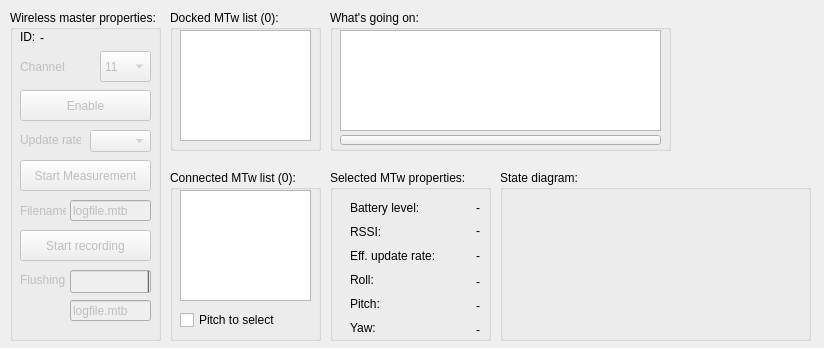
<?xml version="1.0" encoding="UTF-8"?>
<ui version="4.0">
 <class>MainWindow</class>
 <widget class="QMainWindow" name="MainWindow">
  <property name="geometry">
   <rect>
    <x>0</x>
    <y>0</y>
    <width>824</width>
    <height>348</height>
   </rect>
  </property>
  <property name="sizePolicy">
   <sizepolicy hsizetype="Fixed" vsizetype="Fixed">
    <horstretch>0</horstretch>
    <verstretch>0</verstretch>
   </sizepolicy>
  </property>
  <property name="windowTitle">
   <string>Awinda monitor</string>
  </property>
  <widget class="QWidget" name="centralWidget">
   <widget class="QGroupBox" name="connectedMtwListGroupBox">
    <property name="geometry">
     <rect>
      <x>170</x>
      <y>170</y>
      <width>151</width>
      <height>171</height>
     </rect>
    </property>
    <property name="title">
     <string>Connected MTw list (0):</string>
    </property>
    <widget class="QListWidget" name="connectedMtwList">
     <property name="geometry">
      <rect>
       <x>10</x>
       <y>20</y>
       <width>131</width>
       <height>111</height>
      </rect>
     </property>
     <property name="sortingEnabled">
      <bool>true</bool>
     </property>
    </widget>
    <widget class="QCheckBox" name="pitchToSelectCheckBox">
     <property name="geometry">
      <rect>
       <x>10</x>
       <y>140</y>
       <width>101</width>
       <height>20</height>
      </rect>
     </property>
     <property name="text">
      <string>Pitch to select</string>
     </property>
    </widget>
   </widget>
   <widget class="QGroupBox" name="mtwPropertiesGroupBox">
    <property name="geometry">
     <rect>
      <x>330</x>
      <y>170</y>
      <width>161</width>
      <height>171</height>
     </rect>
    </property>
    <property name="title">
     <string>Selected MTw properties:</string>
    </property>
    <widget class="QLabel" name="batteryLevelCaptionLabel">
     <property name="geometry">
      <rect>
       <x>20</x>
       <y>30</y>
       <width>71</width>
       <height>16</height>
      </rect>
     </property>
     <property name="text">
      <string>Battery level:</string>
     </property>
     <property name="scaledContents">
      <bool>true</bool>
     </property>
    </widget>
    <widget class="QLabel" name="effUpdateRateCaptionLabel">
     <property name="geometry">
      <rect>
       <x>20</x>
       <y>78</y>
       <width>91</width>
       <height>16</height>
      </rect>
     </property>
     <property name="text">
      <string>Eff. update rate:</string>
     </property>
    </widget>
    <widget class="QLabel" name="rssiCaptionLabel">
     <property name="enabled">
      <bool>true</bool>
     </property>
     <property name="geometry">
      <rect>
       <x>20</x>
       <y>54</y>
       <width>46</width>
       <height>16</height>
      </rect>
     </property>
     <property name="text">
      <string>RSSI:</string>
     </property>
    </widget>
    <widget class="QLabel" name="rssiLabel">
     <property name="geometry">
      <rect>
       <x>100</x>
       <y>54</y>
       <width>50</width>
       <height>13</height>
      </rect>
     </property>
     <property name="text">
      <string>-</string>
     </property>
     <property name="alignment">
      <set>Qt::AlignRight|Qt::AlignTrailing|Qt::AlignVCenter</set>
     </property>
    </widget>
    <widget class="QLabel" name="batteryLevelLabel">
     <property name="geometry">
      <rect>
       <x>100</x>
       <y>30</y>
       <width>50</width>
       <height>16</height>
      </rect>
     </property>
     <property name="layoutDirection">
      <enum>Qt::LeftToRight</enum>
     </property>
     <property name="text">
      <string>-</string>
     </property>
     <property name="alignment">
      <set>Qt::AlignRight|Qt::AlignTrailing|Qt::AlignVCenter</set>
     </property>
    </widget>
    <widget class="QLabel" name="effUpdateRateLabel">
     <property name="geometry">
      <rect>
       <x>100</x>
       <y>78</y>
       <width>50</width>
       <height>16</height>
      </rect>
     </property>
     <property name="text">
      <string>-</string>
     </property>
     <property name="alignment">
      <set>Qt::AlignRight|Qt::AlignTrailing|Qt::AlignVCenter</set>
     </property>
    </widget>
    <widget class="QLabel" name="rollLabel">
     <property name="geometry">
      <rect>
       <x>79</x>
       <y>102</y>
       <width>71</width>
       <height>20</height>
      </rect>
     </property>
     <property name="text">
      <string>-</string>
     </property>
     <property name="alignment">
      <set>Qt::AlignRight|Qt::AlignTrailing|Qt::AlignVCenter</set>
     </property>
    </widget>
    <widget class="QLabel" name="rollCaptionLabel">
     <property name="geometry">
      <rect>
       <x>20</x>
       <y>102</y>
       <width>46</width>
       <height>16</height>
      </rect>
     </property>
     <property name="text">
      <string>Roll:</string>
     </property>
    </widget>
    <widget class="QLabel" name="yawCaptionLabel">
     <property name="geometry">
      <rect>
       <x>20</x>
       <y>150</y>
       <width>46</width>
       <height>16</height>
      </rect>
     </property>
     <property name="text">
      <string>Yaw:</string>
     </property>
    </widget>
    <widget class="QLabel" name="pitchLabel">
     <property name="geometry">
      <rect>
       <x>79</x>
       <y>126</y>
       <width>71</width>
       <height>20</height>
      </rect>
     </property>
     <property name="text">
      <string>-</string>
     </property>
     <property name="alignment">
      <set>Qt::AlignRight|Qt::AlignTrailing|Qt::AlignVCenter</set>
     </property>
    </widget>
    <widget class="QLabel" name="pitchCaptionLabel">
     <property name="geometry">
      <rect>
       <x>20</x>
       <y>126</y>
       <width>46</width>
       <height>16</height>
      </rect>
     </property>
     <property name="text">
      <string>Pitch:</string>
     </property>
    </widget>
    <widget class="QLabel" name="yawLabel">
     <property name="geometry">
      <rect>
       <x>79</x>
       <y>150</y>
       <width>71</width>
       <height>20</height>
      </rect>
     </property>
     <property name="text">
      <string>-</string>
     </property>
     <property name="alignment">
      <set>Qt::AlignRight|Qt::AlignTrailing|Qt::AlignVCenter</set>
     </property>
    </widget>
   </widget>
   <widget class="QGroupBox" name="stationPropertiesGroupBox">
    <property name="geometry">
     <rect>
      <x>10</x>
      <y>10</y>
      <width>151</width>
      <height>331</height>
     </rect>
    </property>
    <property name="title">
     <string>Wireless master properties:</string>
    </property>
    <widget class="QLabel" name="updateRateCaptionLabel">
     <property name="enabled">
      <bool>false</bool>
     </property>
     <property name="geometry">
      <rect>
       <x>10</x>
       <y>120</y>
       <width>61</width>
       <height>20</height>
      </rect>
     </property>
     <property name="text">
      <string>Update rate:</string>
     </property>
    </widget>
    <widget class="QComboBox" name="allowedUpdateRatesComboBox">
     <property name="enabled">
      <bool>false</bool>
     </property>
     <property name="geometry">
      <rect>
       <x>80</x>
       <y>120</y>
       <width>61</width>
       <height>22</height>
      </rect>
     </property>
    </widget>
    <widget class="QLabel" name="channelCaptionLabel">
     <property name="enabled">
      <bool>false</bool>
     </property>
     <property name="geometry">
      <rect>
       <x>10</x>
       <y>50</y>
       <width>46</width>
       <height>13</height>
      </rect>
     </property>
     <property name="text">
      <string>Channel:</string>
     </property>
    </widget>
    <widget class="QComboBox" name="channelComboBox">
     <property name="enabled">
      <bool>false</bool>
     </property>
     <property name="geometry">
      <rect>
       <x>90</x>
       <y>41</y>
       <width>51</width>
       <height>31</height>
      </rect>
     </property>
     <item>
      <property name="text">
       <string>11</string>
      </property>
     </item>
     <item>
      <property name="text">
       <string>12</string>
      </property>
     </item>
     <item>
      <property name="text">
       <string>13</string>
      </property>
     </item>
     <item>
      <property name="text">
       <string>14</string>
      </property>
     </item>
     <item>
      <property name="text">
       <string>15</string>
      </property>
     </item>
     <item>
      <property name="text">
       <string>16</string>
      </property>
     </item>
     <item>
      <property name="text">
       <string>17</string>
      </property>
     </item>
     <item>
      <property name="text">
       <string>18</string>
      </property>
     </item>
     <item>
      <property name="text">
       <string>19</string>
      </property>
     </item>
     <item>
      <property name="text">
       <string>20</string>
      </property>
     </item>
     <item>
      <property name="text">
       <string>21</string>
      </property>
     </item>
     <item>
      <property name="text">
       <string>22</string>
      </property>
     </item>
     <item>
      <property name="text">
       <string>23</string>
      </property>
     </item>
     <item>
      <property name="text">
       <string>24</string>
      </property>
     </item>
     <item>
      <property name="text">
       <string>25</string>
      </property>
     </item>
    </widget>
    <widget class="QLabel" name="stationIdCaptionLabel">
     <property name="geometry">
      <rect>
       <x>10</x>
       <y>20</y>
       <width>46</width>
       <height>13</height>
      </rect>
     </property>
     <property name="text">
      <string>ID:</string>
     </property>
    </widget>
    <widget class="QLabel" name="stationIdLabel">
     <property name="geometry">
      <rect>
       <x>30</x>
       <y>20</y>
       <width>61</width>
       <height>16</height>
      </rect>
     </property>
     <property name="text">
      <string>-</string>
     </property>
     <property name="scaledContents">
      <bool>false</bool>
     </property>
    </widget>
    <widget class="QPushButton" name="enableButton">
     <property name="enabled">
      <bool>false</bool>
     </property>
     <property name="geometry">
      <rect>
       <x>10</x>
       <y>80</y>
       <width>131</width>
       <height>31</height>
      </rect>
     </property>
     <property name="text">
      <string>Enable</string>
     </property>
    </widget>
    <widget class="QPushButton" name="startMeasurementButton">
     <property name="enabled">
      <bool>false</bool>
     </property>
     <property name="geometry">
      <rect>
       <x>10</x>
       <y>150</y>
       <width>131</width>
       <height>31</height>
      </rect>
     </property>
     <property name="text">
      <string>Start Measurement</string>
     </property>
    </widget>
    <widget class="QPushButton" name="recordingButton">
     <property name="enabled">
      <bool>false</bool>
     </property>
     <property name="geometry">
      <rect>
       <x>10</x>
       <y>220</y>
       <width>131</width>
       <height>31</height>
      </rect>
     </property>
     <property name="text">
      <string>Start recording</string>
     </property>
    </widget>
    <widget class="QLineEdit" name="logFilenameEdit">
     <property name="enabled">
      <bool>false</bool>
     </property>
     <property name="geometry">
      <rect>
       <x>60</x>
       <y>190</y>
       <width>81</width>
       <height>21</height>
      </rect>
     </property>
     <property name="text">
      <string>logfile.mtb</string>
     </property>
    </widget>
    <widget class="QLabel" name="logFilenameCaptionLabel">
     <property name="enabled">
      <bool>false</bool>
     </property>
     <property name="geometry">
      <rect>
       <x>10</x>
       <y>190</y>
       <width>46</width>
       <height>21</height>
      </rect>
     </property>
     <property name="text">
      <string>Filename:</string>
     </property>
    </widget>
    <widget class="QProgressBar" name="flushingProgressBar">
     <property name="enabled">
      <bool>false</bool>
     </property>
     <property name="geometry">
      <rect>
       <x>60</x>
       <y>260</y>
       <width>81</width>
       <height>23</height>
      </rect>
     </property>
     <property name="value">
      <number>0</number>
     </property>
     <property name="textVisible">
      <bool>false</bool>
     </property>
     <property name="invertedAppearance">
      <bool>true</bool>
     </property>
    </widget>
    <widget class="QLabel" name="flushingCaptionLabel">
     <property name="enabled">
      <bool>false</bool>
     </property>
     <property name="geometry">
      <rect>
       <x>10</x>
       <y>260</y>
       <width>46</width>
       <height>20</height>
      </rect>
     </property>
     <property name="text">
      <string>Flushing:</string>
     </property>
    </widget>
    <widget class="QLineEdit" name="logFilenameEdit_2">
     <property name="enabled">
      <bool>false</bool>
     </property>
     <property name="geometry">
      <rect>
       <x>60</x>
       <y>290</y>
       <width>81</width>
       <height>21</height>
      </rect>
     </property>
     <property name="text">
      <string>logfile.mtb</string>
     </property>
    </widget>
   </widget>
   <widget class="QGroupBox" name="loggingGroupBox">
    <property name="geometry">
     <rect>
      <x>330</x>
      <y>10</y>
      <width>341</width>
      <height>141</height>
     </rect>
    </property>
    <property name="title">
     <string>What's going on:</string>
    </property>
    <widget class="QTextBrowser" name="logWindow">
     <property name="geometry">
      <rect>
       <x>10</x>
       <y>20</y>
       <width>321</width>
       <height>101</height>
      </rect>
     </property>
    </widget>
    <widget class="QPushButton" name="clearLogPushButton">
     <property name="geometry">
      <rect>
       <x>10</x>
       <y>125</y>
       <width>321</width>
       <height>10</height>
      </rect>
     </property>
     <property name="text">
      <string/>
     </property>
    </widget>
   </widget>
   <widget class="QGroupBox" name="stateMachineImageGroupBox">
    <property name="geometry">
     <rect>
      <x>500</x>
      <y>170</y>
      <width>311</width>
      <height>171</height>
     </rect>
    </property>
    <property name="title">
     <string>State diagram:</string>
    </property>
    <widget class="QLabel" name="stateDiagramLabel">
     <property name="geometry">
      <rect>
       <x>10</x>
       <y>20</y>
       <width>291</width>
       <height>141</height>
      </rect>
     </property>
     <property name="text">
      <string>&lt;State diagram&gt;</string>
     </property>
    </widget>
   </widget>
   <widget class="QGroupBox" name="dockedMtwListGroupBox">
    <property name="geometry">
     <rect>
      <x>170</x>
      <y>10</y>
      <width>151</width>
      <height>141</height>
     </rect>
    </property>
    <property name="title">
     <string>Docked MTw list (0):</string>
    </property>
    <widget class="QListWidget" name="dockedMtwList">
     <property name="geometry">
      <rect>
       <x>10</x>
       <y>20</y>
       <width>131</width>
       <height>111</height>
      </rect>
     </property>
     <property name="sortingEnabled">
      <bool>true</bool>
     </property>
    </widget>
   </widget>
   <widget class="QLabel" name="logoLabel">
    <property name="geometry">
     <rect>
      <x>690</x>
      <y>20</y>
      <width>121</width>
      <height>131</height>
     </rect>
    </property>
    <property name="text">
     <string>&lt;Logo label&gt;</string>
    </property>
   </widget>
  </widget>
 </widget>
 <layoutdefault spacing="6" margin="11"/>
 <resources/>
 <connections/>
</ui>
